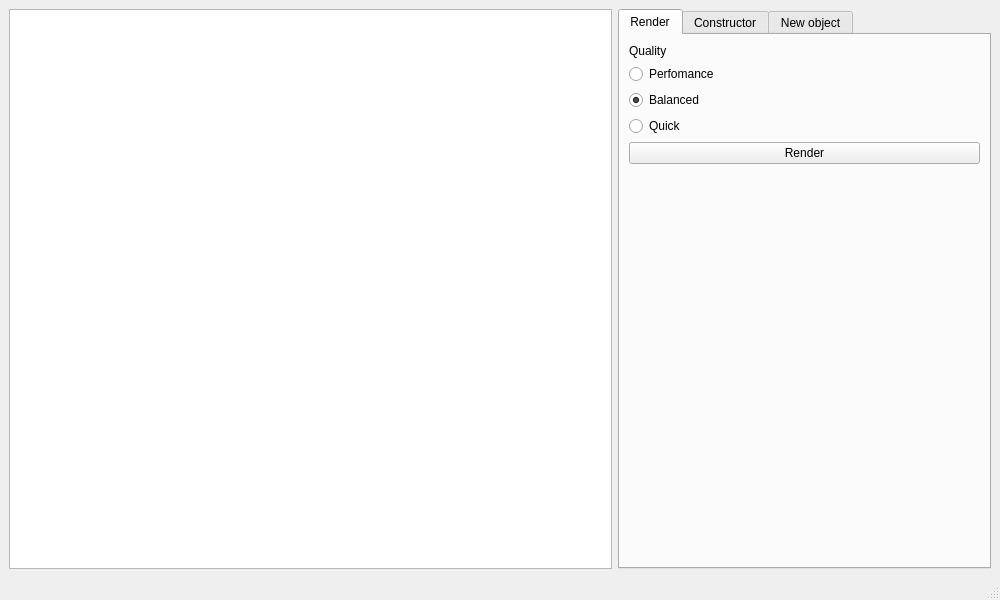
<?xml version="1.0" encoding="UTF-8"?>
<ui version="4.0">
 <class>main_window</class>
 <widget class="QMainWindow" name="main_window">
  <property name="geometry">
   <rect>
    <x>0</x>
    <y>0</y>
    <width>1000</width>
    <height>600</height>
   </rect>
  </property>
  <property name="windowTitle">
   <string>main_window</string>
  </property>
  <widget class="QWidget" name="centralwidget">
   <layout class="QHBoxLayout" name="horizontalLayout">
    <item>
     <widget class="QGraphicsView" name="gv_canvas">
      <property name="minimumSize">
       <size>
        <width>500</width>
        <height>0</height>
       </size>
      </property>
     </widget>
    </item>
    <item>
     <widget class="QTabWidget" name="tabWidget">
      <property name="sizePolicy">
       <sizepolicy hsizetype="Minimum" vsizetype="Expanding">
        <horstretch>0</horstretch>
        <verstretch>0</verstretch>
       </sizepolicy>
      </property>
      <property name="minimumSize">
       <size>
        <width>250</width>
        <height>0</height>
       </size>
      </property>
      <property name="currentIndex">
       <number>0</number>
      </property>
      <widget class="QWidget" name="tab">
       <attribute name="title">
        <string>Render</string>
       </attribute>
       <layout class="QVBoxLayout" name="verticalLayout_2">
        <item>
         <widget class="QLabel" name="label">
          <property name="text">
           <string>Quality</string>
          </property>
         </widget>
        </item>
        <item>
         <layout class="QVBoxLayout" name="verticalLayout_3">
          <item>
           <widget class="QRadioButton" name="rb_q_p">
            <property name="text">
             <string>Perfomance</string>
            </property>
            <property name="checked">
             <bool>false</bool>
            </property>
           </widget>
          </item>
          <item>
           <widget class="QRadioButton" name="rb_q_b">
            <property name="text">
             <string>Balanced</string>
            </property>
            <property name="checked">
             <bool>true</bool>
            </property>
           </widget>
          </item>
          <item>
           <widget class="QRadioButton" name="rb_q_q">
            <property name="text">
             <string>Quick</string>
            </property>
           </widget>
          </item>
         </layout>
        </item>
        <item>
         <widget class="QPushButton" name="pb_draw">
          <property name="text">
           <string>Render</string>
          </property>
         </widget>
        </item>
        <item>
         <spacer name="verticalSpacer">
          <property name="orientation">
           <enum>Qt::Vertical</enum>
          </property>
          <property name="sizeHint" stdset="0">
           <size>
            <width>20</width>
            <height>40</height>
           </size>
          </property>
         </spacer>
        </item>
       </layout>
      </widget>
      <widget class="QWidget" name="tab_2">
       <attribute name="title">
        <string>Constructor</string>
       </attribute>
       <layout class="QVBoxLayout" name="verticalLayout_4">
        <item>
         <layout class="QHBoxLayout" name="horizontalLayout_2">
          <item>
           <widget class="QLabel" name="label_2">
            <property name="text">
             <string>Background</string>
            </property>
           </widget>
          </item>
          <item>
           <spacer name="horizontalSpacer">
            <property name="orientation">
             <enum>Qt::Horizontal</enum>
            </property>
            <property name="sizeHint" stdset="0">
             <size>
              <width>40</width>
              <height>20</height>
             </size>
            </property>
           </spacer>
          </item>
          <item>
           <widget class="ColorPicker" name="cp_background" native="true">
            <property name="minimumSize">
             <size>
              <width>25</width>
              <height>25</height>
             </size>
            </property>
           </widget>
          </item>
         </layout>
        </item>
        <item>
         <widget class="QGroupBox" name="groupBox">
          <property name="title">
           <string>Camera</string>
          </property>
          <layout class="QGridLayout" name="gridLayout">
           <item row="0" column="1">
            <widget class="QLabel" name="label_3">
             <property name="text">
              <string>Point from</string>
             </property>
            </widget>
           </item>
           <item row="0" column="2">
            <widget class="QLabel" name="label_4">
             <property name="text">
              <string>Point to</string>
             </property>
            </widget>
           </item>
           <item row="1" column="0">
            <widget class="QLabel" name="label_5">
             <property name="text">
              <string>x</string>
             </property>
            </widget>
           </item>
           <item row="1" column="1">
            <widget class="QDoubleSpinBox" name="dsb_pf_x">
             <property name="decimals">
              <number>1</number>
             </property>
             <property name="minimum">
              <double>-1000.000000000000000</double>
             </property>
             <property name="maximum">
              <double>1000.000000000000000</double>
             </property>
            </widget>
           </item>
           <item row="2" column="0">
            <widget class="QLabel" name="label_6">
             <property name="text">
              <string>y</string>
             </property>
            </widget>
           </item>
           <item row="2" column="1">
            <widget class="QDoubleSpinBox" name="dsb_pf_y">
             <property name="decimals">
              <number>1</number>
             </property>
             <property name="minimum">
              <double>-1000.000000000000000</double>
             </property>
             <property name="maximum">
              <double>1000.000000000000000</double>
             </property>
             <property name="value">
              <double>3.000000000000000</double>
             </property>
            </widget>
           </item>
           <item row="2" column="2">
            <widget class="QDoubleSpinBox" name="dsb_pt_y">
             <property name="decimals">
              <number>1</number>
             </property>
             <property name="minimum">
              <double>-1000.000000000000000</double>
             </property>
             <property name="maximum">
              <double>1000.000000000000000</double>
             </property>
             <property name="value">
              <double>1.000000000000000</double>
             </property>
            </widget>
           </item>
           <item row="3" column="0">
            <widget class="QLabel" name="label_7">
             <property name="text">
              <string>z</string>
             </property>
            </widget>
           </item>
           <item row="3" column="1">
            <widget class="QDoubleSpinBox" name="dsb_pf_z">
             <property name="decimals">
              <number>1</number>
             </property>
             <property name="minimum">
              <double>-1000.000000000000000</double>
             </property>
             <property name="maximum">
              <double>1000.000000000000000</double>
             </property>
             <property name="value">
              <double>2.000000000000000</double>
             </property>
            </widget>
           </item>
           <item row="3" column="2">
            <widget class="QDoubleSpinBox" name="dsb_pt_z">
             <property name="decimals">
              <number>1</number>
             </property>
             <property name="minimum">
              <double>-1000.000000000000000</double>
             </property>
             <property name="maximum">
              <double>1000.000000000000000</double>
             </property>
            </widget>
           </item>
           <item row="1" column="2">
            <widget class="QDoubleSpinBox" name="dsb_pt_x">
             <property name="decimals">
              <number>1</number>
             </property>
             <property name="minimum">
              <double>-1000.000000000000000</double>
             </property>
             <property name="maximum">
              <double>1000.000000000000000</double>
             </property>
            </widget>
           </item>
          </layout>
         </widget>
        </item>
        <item>
         <widget class="QLabel" name="label_15">
          <property name="text">
           <string>Objects</string>
          </property>
         </widget>
        </item>
        <item>
         <widget class="QListWidget" name="lw_objs"/>
        </item>
        <item>
         <layout class="QHBoxLayout" name="horizontalLayout_4">
          <item>
           <widget class="QLabel" name="label_16">
            <property name="text">
             <string>Row index</string>
            </property>
           </widget>
          </item>
          <item>
           <widget class="QSpinBox" name="sb_del_item_i"/>
          </item>
          <item>
           <spacer name="horizontalSpacer_5">
            <property name="orientation">
             <enum>Qt::Horizontal</enum>
            </property>
            <property name="sizeHint" stdset="0">
             <size>
              <width>40</width>
              <height>20</height>
             </size>
            </property>
           </spacer>
          </item>
          <item>
           <widget class="QPushButton" name="pb_delete_item">
            <property name="text">
             <string>Delete item</string>
            </property>
           </widget>
          </item>
         </layout>
        </item>
       </layout>
      </widget>
      <widget class="QWidget" name="tab_3">
       <attribute name="title">
        <string>New object</string>
       </attribute>
       <layout class="QVBoxLayout" name="verticalLayout_8">
        <item>
         <widget class="QScrollArea" name="scrollArea">
          <property name="verticalScrollBarPolicy">
           <enum>Qt::ScrollBarAlwaysOn</enum>
          </property>
          <property name="horizontalScrollBarPolicy">
           <enum>Qt::ScrollBarAsNeeded</enum>
          </property>
          <property name="widgetResizable">
           <bool>true</bool>
          </property>
          <widget class="QWidget" name="scrollAreaWidgetContents">
           <property name="geometry">
            <rect>
             <x>0</x>
             <y>0</y>
             <width>374</width>
             <height>1321</height>
            </rect>
           </property>
           <layout class="QVBoxLayout" name="verticalLayout_6">
            <item>
             <widget class="QGroupBox" name="groupBox_2">
              <property name="title">
               <string>Figure</string>
              </property>
              <layout class="QVBoxLayout" name="verticalLayout_7">
               <item>
                <widget class="QRadioButton" name="rb_no_f_schere">
                 <property name="text">
                  <string>Schere</string>
                 </property>
                 <property name="checked">
                  <bool>true</bool>
                 </property>
                </widget>
               </item>
               <item>
                <widget class="QGroupBox" name="groupBox_3">
                 <property name="title">
                  <string/>
                 </property>
                 <layout class="QGridLayout" name="gridLayout_2">
                  <item row="0" column="0" colspan="2">
                   <widget class="QLabel" name="label_8">
                    <property name="text">
                     <string>Center</string>
                    </property>
                   </widget>
                  </item>
                  <item row="1" column="0">
                   <widget class="QDoubleSpinBox" name="dsb_no_f_s_c_x">
                    <property name="decimals">
                     <number>1</number>
                    </property>
                    <property name="minimum">
                     <double>-1000.000000000000000</double>
                    </property>
                    <property name="maximum">
                     <double>1000.000000000000000</double>
                    </property>
                   </widget>
                  </item>
                  <item row="1" column="1">
                   <widget class="QDoubleSpinBox" name="dsb_no_f_s_c_y">
                    <property name="decimals">
                     <number>1</number>
                    </property>
                    <property name="minimum">
                     <double>-1000.000000000000000</double>
                    </property>
                    <property name="maximum">
                     <double>1000.000000000000000</double>
                    </property>
                   </widget>
                  </item>
                  <item row="1" column="2">
                   <widget class="QDoubleSpinBox" name="dsb_no_f_s_c_z">
                    <property name="decimals">
                     <number>1</number>
                    </property>
                    <property name="minimum">
                     <double>-1000.000000000000000</double>
                    </property>
                    <property name="maximum">
                     <double>1000.000000000000000</double>
                    </property>
                   </widget>
                  </item>
                  <item row="2" column="0" colspan="2">
                   <widget class="QLabel" name="label_9">
                    <property name="text">
                     <string>Radius</string>
                    </property>
                   </widget>
                  </item>
                  <item row="3" column="0">
                   <widget class="QDoubleSpinBox" name="dsb_no_f_s_r">
                    <property name="decimals">
                     <number>1</number>
                    </property>
                    <property name="minimum">
                     <double>-1000.000000000000000</double>
                    </property>
                    <property name="maximum">
                     <double>1000.000000000000000</double>
                    </property>
                   </widget>
                  </item>
                 </layout>
                </widget>
               </item>
               <item>
                <widget class="QRadioButton" name="rb_no_f_box">
                 <property name="text">
                  <string>Box</string>
                 </property>
                </widget>
               </item>
               <item>
                <widget class="QGroupBox" name="groupBox_4">
                 <property name="title">
                  <string/>
                 </property>
                 <layout class="QGridLayout" name="gridLayout_3">
                  <item row="3" column="1">
                   <widget class="QDoubleSpinBox" name="dsb_no_f_b_cz_y">
                    <property name="decimals">
                     <number>1</number>
                    </property>
                    <property name="minimum">
                     <double>-1000.000000000000000</double>
                    </property>
                    <property name="maximum">
                     <double>1000.000000000000000</double>
                    </property>
                   </widget>
                  </item>
                  <item row="1" column="2">
                   <widget class="QDoubleSpinBox" name="dsb_no_f_b_cn_z">
                    <property name="decimals">
                     <number>1</number>
                    </property>
                    <property name="minimum">
                     <double>-1000.000000000000000</double>
                    </property>
                    <property name="maximum">
                     <double>1000.000000000000000</double>
                    </property>
                   </widget>
                  </item>
                  <item row="2" column="0" colspan="2">
                   <widget class="QLabel" name="label_11">
                    <property name="text">
                     <string>Far corner</string>
                    </property>
                   </widget>
                  </item>
                  <item row="1" column="1">
                   <widget class="QDoubleSpinBox" name="dsb_no_f_b_cn_y">
                    <property name="decimals">
                     <number>1</number>
                    </property>
                    <property name="minimum">
                     <double>-1000.000000000000000</double>
                    </property>
                    <property name="maximum">
                     <double>1000.000000000000000</double>
                    </property>
                   </widget>
                  </item>
                  <item row="3" column="0">
                   <widget class="QDoubleSpinBox" name="dsb_no_f_b_cz_x">
                    <property name="decimals">
                     <number>1</number>
                    </property>
                    <property name="minimum">
                     <double>-1000.000000000000000</double>
                    </property>
                    <property name="maximum">
                     <double>1000.000000000000000</double>
                    </property>
                   </widget>
                  </item>
                  <item row="0" column="0" colspan="2">
                   <widget class="QLabel" name="label_10">
                    <property name="text">
                     <string>Near corner</string>
                    </property>
                   </widget>
                  </item>
                  <item row="3" column="2">
                   <widget class="QDoubleSpinBox" name="dsb_no_f_b_cz_z">
                    <property name="decimals">
                     <number>1</number>
                    </property>
                    <property name="minimum">
                     <double>-1000.000000000000000</double>
                    </property>
                    <property name="maximum">
                     <double>1000.000000000000000</double>
                    </property>
                   </widget>
                  </item>
                  <item row="1" column="0">
                   <widget class="QDoubleSpinBox" name="dsb_no_f_b_cn_x">
                    <property name="decimals">
                     <number>1</number>
                    </property>
                    <property name="minimum">
                     <double>-1000.000000000000000</double>
                    </property>
                    <property name="maximum">
                     <double>1000.000000000000000</double>
                    </property>
                   </widget>
                  </item>
                 </layout>
                </widget>
               </item>
              </layout>
             </widget>
            </item>
            <item>
             <widget class="QGroupBox" name="gb_material">
              <property name="title">
               <string>Material</string>
              </property>
              <layout class="QVBoxLayout" name="verticalLayout_5">
               <item>
                <widget class="QRadioButton" name="rb_no_m_matte">
                 <property name="text">
                  <string>Matte</string>
                 </property>
                 <property name="checked">
                  <bool>true</bool>
                 </property>
                </widget>
               </item>
               <item>
                <widget class="QGroupBox" name="groupBox_5">
                 <property name="title">
                  <string>Texture</string>
                 </property>
                 <layout class="QVBoxLayout" name="verticalLayout_9">
                  <item>
                   <widget class="QRadioButton" name="rb_no_m_m_t_solid">
                    <property name="text">
                     <string>Solid</string>
                    </property>
                    <property name="checked">
                     <bool>true</bool>
                    </property>
                   </widget>
                  </item>
                  <item>
                   <widget class="QGroupBox" name="groupBox_6">
                    <property name="title">
                     <string/>
                    </property>
                    <layout class="QGridLayout" name="gridLayout_4">
                     <item row="0" column="0">
                      <widget class="QLabel" name="label_12">
                       <property name="text">
                        <string>Color</string>
                       </property>
                      </widget>
                     </item>
                     <item row="0" column="1">
                      <spacer name="horizontalSpacer_2">
                       <property name="orientation">
                        <enum>Qt::Horizontal</enum>
                       </property>
                       <property name="sizeHint" stdset="0">
                        <size>
                         <width>185</width>
                         <height>20</height>
                        </size>
                       </property>
                      </spacer>
                     </item>
                     <item row="0" column="2">
                      <widget class="ColorPicker" name="cp_no_m_m_t_s" native="true">
                       <property name="minimumSize">
                        <size>
                         <width>25</width>
                         <height>25</height>
                        </size>
                       </property>
                      </widget>
                     </item>
                    </layout>
                   </widget>
                  </item>
                  <item>
                   <widget class="QRadioButton" name="rb_no_m_m_t_checker">
                    <property name="text">
                     <string>Checker</string>
                    </property>
                   </widget>
                  </item>
                  <item>
                   <widget class="QGroupBox" name="groupBox_7">
                    <property name="title">
                     <string/>
                    </property>
                    <layout class="QGridLayout" name="gridLayout_5">
                     <item row="0" column="3">
                      <widget class="ColorPicker" name="cp_no_m_m_t_c1" native="true">
                       <property name="minimumSize">
                        <size>
                         <width>25</width>
                         <height>25</height>
                        </size>
                       </property>
                      </widget>
                     </item>
                     <item row="1" column="1">
                      <widget class="QLabel" name="label_13">
                       <property name="text">
                        <string>Color</string>
                       </property>
                      </widget>
                     </item>
                     <item row="1" column="3">
                      <widget class="ColorPicker" name="cp_no_m_m_t_c2" native="true">
                       <property name="minimumSize">
                        <size>
                         <width>25</width>
                         <height>25</height>
                        </size>
                       </property>
                      </widget>
                     </item>
                     <item row="0" column="1">
                      <widget class="QLabel" name="label_14">
                       <property name="text">
                        <string>Color</string>
                       </property>
                      </widget>
                     </item>
                     <item row="0" column="2">
                      <spacer name="horizontalSpacer_3">
                       <property name="orientation">
                        <enum>Qt::Horizontal</enum>
                       </property>
                       <property name="sizeHint" stdset="0">
                        <size>
                         <width>40</width>
                         <height>20</height>
                        </size>
                       </property>
                      </spacer>
                     </item>
                     <item row="1" column="2">
                      <spacer name="horizontalSpacer_4">
                       <property name="orientation">
                        <enum>Qt::Horizontal</enum>
                       </property>
                       <property name="sizeHint" stdset="0">
                        <size>
                         <width>40</width>
                         <height>20</height>
                        </size>
                       </property>
                      </spacer>
                     </item>
                    </layout>
                   </widget>
                  </item>
                 </layout>
                </widget>
               </item>
               <item>
                <widget class="QRadioButton" name="rb_no_m_metal">
                 <property name="text">
                  <string>Metal</string>
                 </property>
                </widget>
               </item>
               <item>
                <widget class="QGroupBox" name="groupBox_8">
                 <property name="title">
                  <string/>
                 </property>
                 <layout class="QGridLayout" name="gridLayout_8">
                  <item row="0" column="0">
                   <widget class="QRadioButton" name="rb_no_m_me_t_solid">
                    <property name="text">
                     <string>Solid</string>
                    </property>
                    <property name="checked">
                     <bool>true</bool>
                    </property>
                   </widget>
                  </item>
                  <item row="1" column="0">
                   <widget class="QGroupBox" name="groupBox_10">
                    <property name="title">
                     <string/>
                    </property>
                    <layout class="QGridLayout" name="gridLayout_7">
                     <item row="0" column="2">
                      <widget class="ColorPicker" name="cp_no_m_me_t_s" native="true">
                       <property name="minimumSize">
                        <size>
                         <width>25</width>
                         <height>25</height>
                        </size>
                       </property>
                      </widget>
                     </item>
                     <item row="0" column="0">
                      <widget class="QLabel" name="label_17">
                       <property name="text">
                        <string>Color</string>
                       </property>
                      </widget>
                     </item>
                     <item row="0" column="1">
                      <spacer name="horizontalSpacer_7">
                       <property name="orientation">
                        <enum>Qt::Horizontal</enum>
                       </property>
                       <property name="sizeHint" stdset="0">
                        <size>
                         <width>185</width>
                         <height>20</height>
                        </size>
                       </property>
                      </spacer>
                     </item>
                    </layout>
                   </widget>
                  </item>
                 </layout>
                </widget>
               </item>
               <item>
                <widget class="QRadioButton" name="rb_no_m_trans">
                 <property name="text">
                  <string>Transparent</string>
                 </property>
                </widget>
               </item>
               <item>
                <widget class="QGroupBox" name="groupBox_11">
                 <property name="title">
                  <string/>
                 </property>
                 <layout class="QGridLayout" name="gridLayout_9">
                  <item row="1" column="0">
                   <widget class="QLabel" name="label_21">
                    <property name="sizePolicy">
                     <sizepolicy hsizetype="Minimum" vsizetype="Preferred">
                      <horstretch>0</horstretch>
                      <verstretch>0</verstretch>
                     </sizepolicy>
                    </property>
                    <property name="text">
                     <string>1</string>
                    </property>
                   </widget>
                  </item>
                  <item row="0" column="2">
                   <widget class="QLabel" name="label_20">
                    <property name="text">
                     <string>C</string>
                    </property>
                   </widget>
                  </item>
                  <item row="2" column="0">
                   <widget class="QLabel" name="label_22">
                    <property name="sizePolicy">
                     <sizepolicy hsizetype="Minimum" vsizetype="Preferred">
                      <horstretch>0</horstretch>
                      <verstretch>0</verstretch>
                     </sizepolicy>
                    </property>
                    <property name="text">
                     <string>2</string>
                    </property>
                   </widget>
                  </item>
                  <item row="0" column="1">
                   <widget class="QLabel" name="label_19">
                    <property name="text">
                     <string>B</string>
                    </property>
                   </widget>
                  </item>
                  <item row="3" column="0">
                   <widget class="QLabel" name="label_23">
                    <property name="sizePolicy">
                     <sizepolicy hsizetype="Minimum" vsizetype="Preferred">
                      <horstretch>0</horstretch>
                      <verstretch>0</verstretch>
                     </sizepolicy>
                    </property>
                    <property name="text">
                     <string>3</string>
                    </property>
                   </widget>
                  </item>
                  <item row="1" column="1">
                   <widget class="QDoubleSpinBox" name="dsb_m_t_b1">
                    <property name="decimals">
                     <number>4</number>
                    </property>
                    <property name="maximum">
                     <double>10000.000000000000000</double>
                    </property>
                    <property name="value">
                     <double>1.621500000000000</double>
                    </property>
                   </widget>
                  </item>
                  <item row="1" column="2">
                   <widget class="QDoubleSpinBox" name="dsb_m_t_c1">
                    <property name="decimals">
                     <number>4</number>
                    </property>
                    <property name="maximum">
                     <double>10000.000000000000000</double>
                    </property>
                    <property name="value">
                     <double>0.012200000000000</double>
                    </property>
                   </widget>
                  </item>
                  <item row="2" column="1">
                   <widget class="QDoubleSpinBox" name="dsb_m_t_b2">
                    <property name="decimals">
                     <number>4</number>
                    </property>
                    <property name="maximum">
                     <double>10000.000000000000000</double>
                    </property>
                    <property name="value">
                     <double>0.256300000000000</double>
                    </property>
                   </widget>
                  </item>
                  <item row="2" column="2">
                   <widget class="QDoubleSpinBox" name="dsb_m_t_c2">
                    <property name="decimals">
                     <number>4</number>
                    </property>
                    <property name="maximum">
                     <double>10000.000000000000000</double>
                    </property>
                    <property name="value">
                     <double>0.059600000000000</double>
                    </property>
                   </widget>
                  </item>
                  <item row="3" column="1">
                   <widget class="QDoubleSpinBox" name="dsb_m_t_b3">
                    <property name="decimals">
                     <number>4</number>
                    </property>
                    <property name="maximum">
                     <double>10000.000000000000000</double>
                    </property>
                    <property name="value">
                     <double>1.644400000000000</double>
                    </property>
                   </widget>
                  </item>
                  <item row="3" column="2">
                   <widget class="QDoubleSpinBox" name="dsb_m_t_c3">
                    <property name="decimals">
                     <number>4</number>
                    </property>
                    <property name="maximum">
                     <double>10000.000000000000000</double>
                    </property>
                    <property name="value">
                     <double>147.468799999999987</double>
                    </property>
                   </widget>
                  </item>
                 </layout>
                </widget>
               </item>
               <item>
                <widget class="QRadioButton" name="rb_no_m_light">
                 <property name="text">
                  <string>Light</string>
                 </property>
                </widget>
               </item>
               <item>
                <widget class="QGroupBox" name="groupBox_9">
                 <property name="title">
                  <string/>
                 </property>
                 <layout class="QGridLayout" name="gridLayout_6">
                  <item row="0" column="0">
                   <widget class="QLabel" name="label_18">
                    <property name="text">
                     <string>Color</string>
                    </property>
                   </widget>
                  </item>
                  <item row="0" column="1">
                   <spacer name="horizontalSpacer_8">
                    <property name="orientation">
                     <enum>Qt::Horizontal</enum>
                    </property>
                    <property name="sizeHint" stdset="0">
                     <size>
                      <width>207</width>
                      <height>20</height>
                     </size>
                    </property>
                   </spacer>
                  </item>
                  <item row="0" column="2">
                   <widget class="ColorPicker" name="cp_no_m_l_c" native="true">
                    <property name="minimumSize">
                     <size>
                      <width>25</width>
                      <height>25</height>
                     </size>
                    </property>
                   </widget>
                  </item>
                 </layout>
                </widget>
               </item>
              </layout>
             </widget>
            </item>
            <item>
             <widget class="QPushButton" name="pb_add_object">
              <property name="text">
               <string>Add</string>
              </property>
             </widget>
            </item>
           </layout>
          </widget>
         </widget>
        </item>
       </layout>
      </widget>
     </widget>
    </item>
    <item>
     <layout class="QVBoxLayout" name="verticalLayout"/>
    </item>
   </layout>
  </widget>
  <widget class="QMenuBar" name="menubar">
   <property name="geometry">
    <rect>
     <x>0</x>
     <y>0</y>
     <width>1000</width>
     <height>26</height>
    </rect>
   </property>
  </widget>
  <widget class="QStatusBar" name="statusbar"/>
 </widget>
 <customwidgets>
  <customwidget>
   <class>ColorPicker</class>
   <extends>QWidget</extends>
   <header location="global">ColorPicker.h</header>
   <container>1</container>
  </customwidget>
 </customwidgets>
 <resources/>
 <connections/>
</ui>
